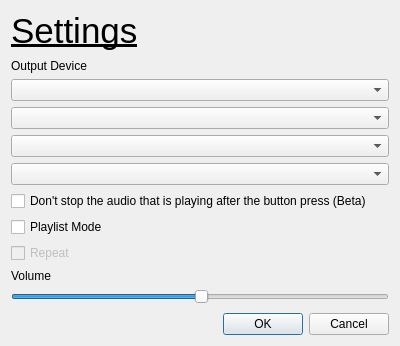
<?xml version="1.0" encoding="UTF-8"?>
<ui version="4.0">
 <class>Settings</class>
 <widget class="QDialog" name="Settings">
  <property name="geometry">
   <rect>
    <x>0</x>
    <y>0</y>
    <width>400</width>
    <height>346</height>
   </rect>
  </property>
  <property name="windowTitle">
   <string>Dialog</string>
  </property>
  <layout class="QGridLayout" name="gridLayout">
   <item row="12" column="0">
    <spacer name="verticalSpacer_3">
     <property name="orientation">
      <enum>Qt::Vertical</enum>
     </property>
     <property name="sizeHint" stdset="0">
      <size>
       <width>20</width>
       <height>40</height>
      </size>
     </property>
    </spacer>
   </item>
   <item row="2" column="0">
    <widget class="QLabel" name="label_2">
     <property name="text">
      <string>Output Device</string>
     </property>
    </widget>
   </item>
   <item row="1" column="0">
    <spacer name="verticalSpacer_2">
     <property name="orientation">
      <enum>Qt::Vertical</enum>
     </property>
     <property name="sizeHint" stdset="0">
      <size>
       <width>20</width>
       <height>40</height>
      </size>
     </property>
    </spacer>
   </item>
   <item row="10" column="0">
    <widget class="QLabel" name="Volume_Label">
     <property name="text">
      <string>Volume</string>
     </property>
    </widget>
   </item>
   <item row="13" column="0">
    <spacer name="verticalSpacer_4">
     <property name="orientation">
      <enum>Qt::Vertical</enum>
     </property>
     <property name="sizeHint" stdset="0">
      <size>
       <width>20</width>
       <height>40</height>
      </size>
     </property>
    </spacer>
   </item>
   <item row="11" column="0">
    <widget class="QSlider" name="Volume_Slider">
     <property name="maximum">
      <number>99</number>
     </property>
     <property name="value">
      <number>50</number>
     </property>
     <property name="orientation">
      <enum>Qt::Horizontal</enum>
     </property>
    </widget>
   </item>
   <item row="4" column="0">
    <widget class="QComboBox" name="OutputList2_ComboBox"/>
   </item>
   <item row="3" column="0">
    <widget class="QComboBox" name="OutputList_ComboBox"/>
   </item>
   <item row="14" column="0">
    <widget class="QDialogButtonBox" name="buttonBox">
     <property name="orientation">
      <enum>Qt::Horizontal</enum>
     </property>
     <property name="standardButtons">
      <set>QDialogButtonBox::Cancel|QDialogButtonBox::Ok</set>
     </property>
    </widget>
   </item>
   <item row="5" column="0">
    <widget class="QComboBox" name="OutputList3_ComboBox"/>
   </item>
   <item row="0" column="0">
    <widget class="QLabel" name="label">
     <property name="font">
      <font>
       <pointsize>26</pointsize>
       <underline>true</underline>
      </font>
     </property>
     <property name="text">
      <string>Settings</string>
     </property>
    </widget>
   </item>
   <item row="7" column="0">
    <widget class="QCheckBox" name="Button_Checkbox">
     <property name="text">
      <string>Don't stop the audio that is playing after the button press (Beta)</string>
     </property>
    </widget>
   </item>
   <item row="9" column="0">
    <widget class="QCheckBox" name="Repeat_Checkbox">
     <property name="enabled">
      <bool>false</bool>
     </property>
     <property name="text">
      <string>Repeat</string>
     </property>
    </widget>
   </item>
   <item row="8" column="0">
    <widget class="QCheckBox" name="Playlist_Checkbox">
     <property name="text">
      <string>Playlist Mode</string>
     </property>
    </widget>
   </item>
   <item row="6" column="0">
    <widget class="QComboBox" name="HZ_ComboBox"/>
   </item>
  </layout>
 </widget>
 <resources/>
 <connections>
  <connection>
   <sender>buttonBox</sender>
   <signal>accepted()</signal>
   <receiver>Settings</receiver>
   <slot>accept()</slot>
   <hints>
    <hint type="sourcelabel">
     <x>248</x>
     <y>254</y>
    </hint>
    <hint type="destinationlabel">
     <x>157</x>
     <y>274</y>
    </hint>
   </hints>
  </connection>
  <connection>
   <sender>buttonBox</sender>
   <signal>rejected()</signal>
   <receiver>Settings</receiver>
   <slot>reject()</slot>
   <hints>
    <hint type="sourcelabel">
     <x>316</x>
     <y>260</y>
    </hint>
    <hint type="destinationlabel">
     <x>286</x>
     <y>274</y>
    </hint>
   </hints>
  </connection>
 </connections>
</ui>
